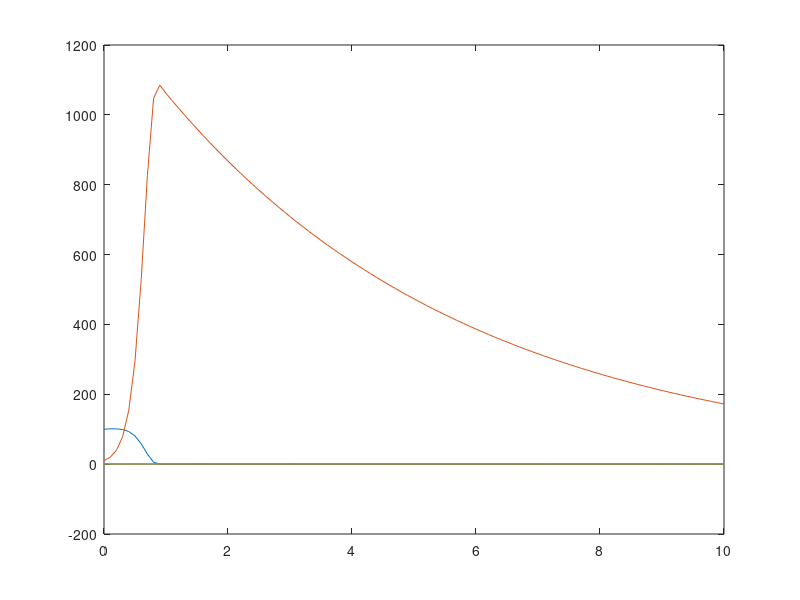

Recreate this plot in MATLAB.
% Math 529L Wk8 InClass
% 3/2/23
% Jun Ikeda
%%
clear; close; clc 

%time discretization
tleft = 0;
tright = 10;
n = 100;
dt = (tright-tleft)/n;
time = tleft:dt:tright;

alpha = 0.2;
beta = 0.01; 
delta = 0.1;
gamma = 0.2;

Y = [100;10];
F = @(Y) [alpha*Y(1)-beta*Y(1)*Y(2);delta*Y(1)*Y(2)-gamma*Y(2)];

for i = 2:length(time)
    Y(:,i) = Y(:,i-1)+F(Y(:,i-1))*dt;
end

plot(time,Y(1,:))
hold on
plot(time,Y(2,:))

%%
clear; close; clc 

%time discretization
tleft = 0;
tright = 10;
n = 100;
dt = (tright-tleft)/n;
time = tleft:dt:tright;

miu = 0.1;
sigma = 0.2;
pa = 0.4;
pb = 0.1;
pc = 0.8;

Y = [1/3;1/3;1/3];
F = @(Y) [Y(1)*(miu*(1-sum(Y))-sigma*Y(3)-pa/2*Y(1));...
    Y(2)*(miu*(1-sum(Y))-sigma*Y(1)-pb/2*Y(2));...
    Y(3)*(miu*(1-sum(Y))-sigma*Y(2)-pa/2*Y(3))];

for i = 2:length(time)
    Y(:,i) = Y(:,i-1)+F(Y(:,i-1))*dt;
end

plot(time,Y)

